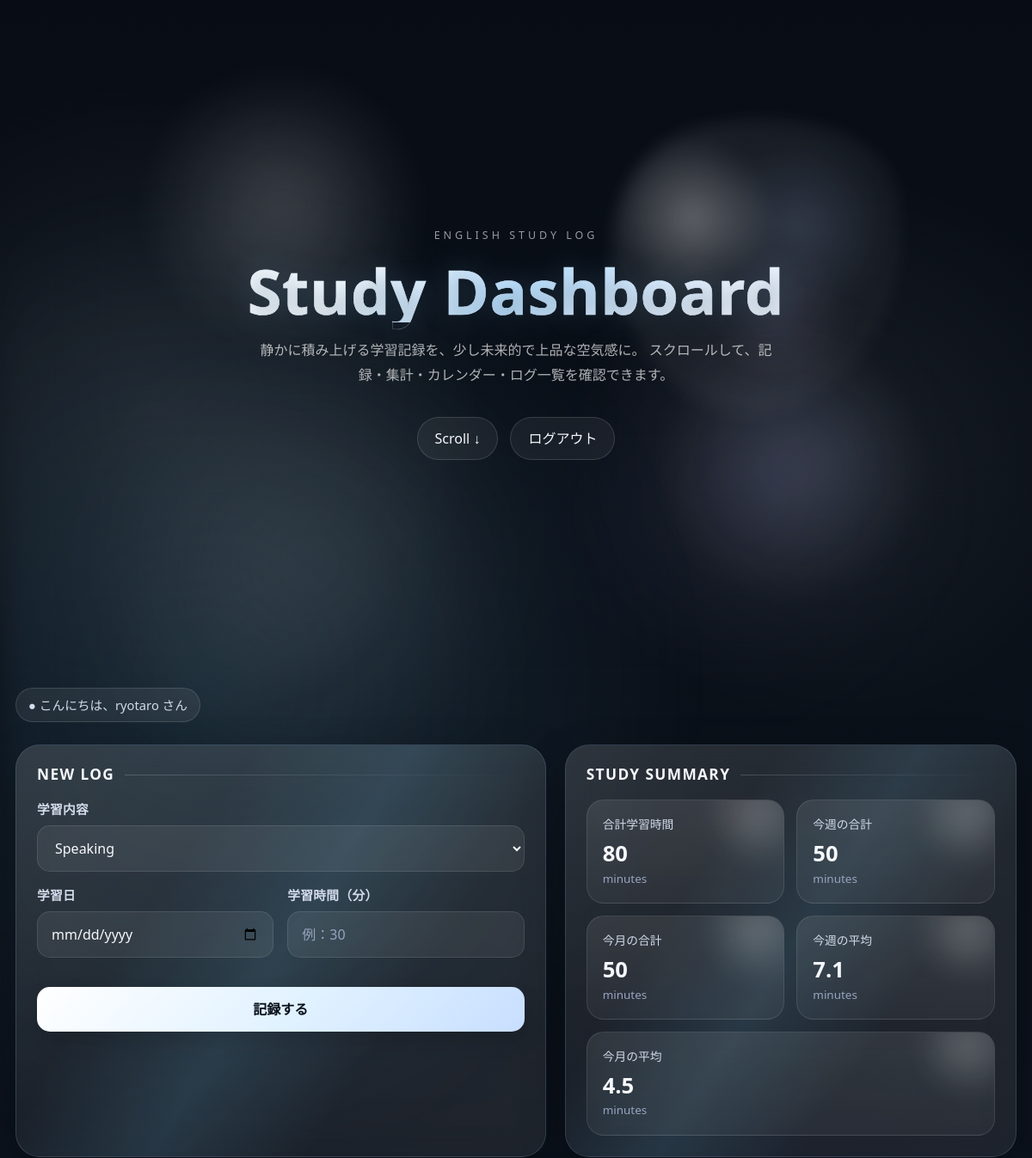
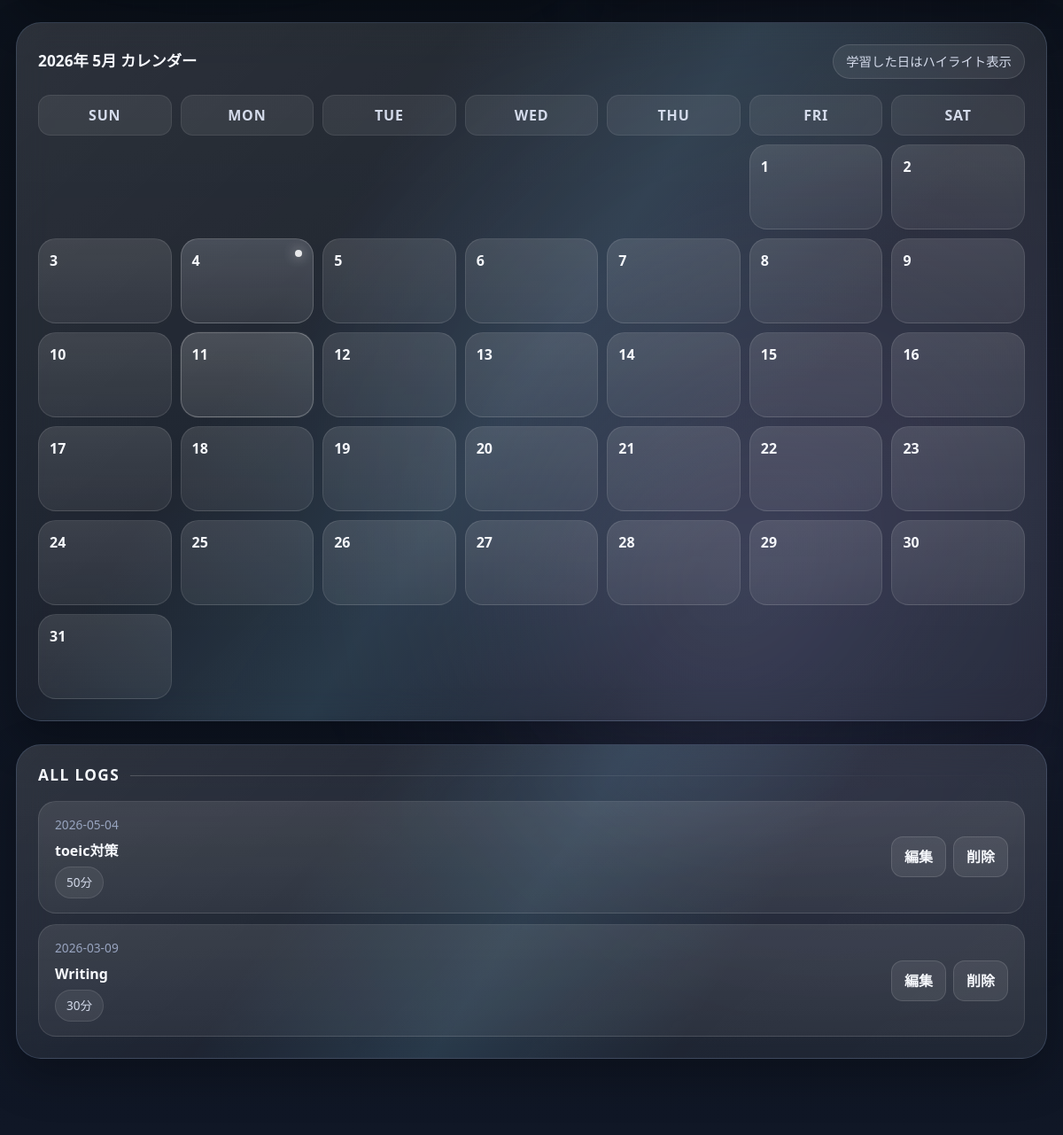
The page / (signed in) on the database its author committed (2 pictures, top to bottom).
### tables this page shows
CREATE TABLE logs (
            id INTEGER PRIMARY KEY AUTOINCREMENT,
            content TEXT NOT NULL,
            time TEXT NOT NULL
        , study_date TEXT, user_id INTEGER);

### app.py (the view, shortened to what this page needs)
@app.route('/', methods=['GET', 'POST'])
def home():
    if "user_id" not in session:
        return redirect(url_for("login"))
    conn = get_db_connection()
    logs = conn.execute(
    "SELECT * FROM logs WHERE user_id = ? ORDER BY study_date DESC",
    (session["user_id"],)
    ).fetchall()
    selected_date = request.args.get("selected_date")
    selected_logs = []
    if selected_date:
            selected_logs = conn.execute(
                "SELECT * FROM logs WHERE study_date = ? AND user_id = ? ORDER BY id DESC",
                (selected_date, session["user_id"])
            ).fetchall()
    today_obj = date.today()
    year = today_obj.year
    month = today_obj.month
    cal = calendar.Calendar(firstweekday=6)
    month_days = cal.monthdayscalendar(year, month)
    study_dates = conn.execute(
    """
    SELECT DISTINCT study_date
    FROM logs
    WHERE user_id = ?
    AND strftime('%Y-%m', study_date) = ?
    """,
    (session["user_id"], f"{year}-{month:02d}")
).fetchall()
    study_dates = [row["study_date"] for row in study_dates]
    total_time = conn.execute(
    "SELECT SUM(time) AS total FROM logs WHERE user_id = ?",
    (session["user_id"],)
).fetchone()["total"] or 0
    weekly_total = conn.execute("""
        SELECT SUM(time) AS total
        FROM logs
        WHERE user_id = ?
        AND study_date >= date('now', 'weekday 1', '-7 days')
        AND study_date < date('now', 'weekday 1')
    """, (session["user_id"],)).fetchone()["total"] or 0
    monthly_total = conn.execute("""
        SELECT SUM(time) AS total
        FROM logs
        WHERE user_id = ?
        AND strftime('%Y-%m', study_date) = strftime('%Y-%m', 'now')
    """, (session["user_id"],)).fetchone()["total"] or 0
    weekly_avg = round(weekly_total / 7, 1)
    monthly_avg = round(monthly_total / date.today().day, 1)
    conn.close()
    return render_template(
    'index.html',
    logs=logs,
    total_time=total_time,
    weekly_total=weekly_total,
    monthly_total=monthly_total,
    weekly_avg=weekly_avg,
    monthly_avg=monthly_avg,
    year=year,
    month=month,
    month_days=month_days,
    study_dates=study_dates,
    today=today_obj.isoformat(),
    selected_date=selected_date,
    selected_logs=selected_logs,
    )

### app.py (called while the page is built)
def get_db_connection():
    conn = sqlite3.connect("database.db")
    conn.row_factory = sqlite3.Row
    return conn

### templates/index.html (shortened to what this page needs)
<!DOCTYPE html>
<html lang="ja">
<head>
    <link href="https://cdn.jsdelivr.net/npm/bootstrap@5.3.8/dist/css/bootstrap.min.css" rel="stylesheet">
</head>
<body>
    <div class="future-grid"></div>
    <section class="hero-screen">
        <div class="hero-orb one"></div>
        <div class="hero-orb two"></div>
        <div class="hero-fluid"></div>
        <div class="hero-content">
            <p class="hero-kicker">ENGLISH STUDY LOG</p>
            <h1 class="hero-title">
            </h1>
            <p class="hero-sub">
                静かに積み上げる学習記録を、少し未来的で上品な空気感に。
                スクロールして、記録・集計・カレンダー・ログ一覧を確認できます。
            </p>
            <div class="hero-actions">
                <a href="#main-content" class="scroll-indicator">Scroll ↓</a>
                <a href="{{ url_for('logout') }}" class="hero-btn">ログアウト</a>
            </div>
        </div>
    </section>
    <div id="main-content" class="page-wrap">
        <section class="section-block">
            <div class="top-info-bar">
                <div class="welcome-chip">● こんにちは、{{ session["username"] }} さん</div>
            </div>
        </section>
        <section class="section-block">
            <div class="dashboard-grid">
                <div class="glass-card">
                    <div class="section-title">
                        <h2>NEW LOG</h2>
                        <div class="section-line"></div>
                    </div>
                    <form method="POST">
                        <div class="form-grid">
                            <div class="form-group full">
                                <label>学習内容</label>
                                <select name="content" class="neo-select" onchange="toggleInput(this.value)">
                                    <option value="Speaking">Speaking</option>
                                </select>
                            </div>
                            <div class="form-group">
                                <label>学習日</label>
                                <input type="date" name="study_date" class="neo-input">
                            </div>
                            <div class="form-group">
                                <label>学習時間（分）</label>
                                <input type="number" name="time" class="neo-input" placeholder="例：30">
                            </div>
                            <div class="form-group full submit-row ">
                                <button type="submit" class="submit-btn">記録する</button>
                            </div>
                        </div>
                    </form>
                </div>
                <div class="glass-card">
                    <div class="section-title">
                        <h2>STUDY SUMMARY</h2>
                        <div class="section-line"></div>
                    </div>
                    <div class="summary-grid">
                        <div class="summary-item">
                            <div class="summary-label">合計学習時間</div>
                            <div class="summary-value">{{ total_time }}</div>
                            <div class="summary-unit">minutes</div>
                        </div>
                        <div class="summary-item">
                            <div class="summary-label">今週の合計</div>
                            <div class="summary-value">{{ weekly_total }}</div>
                            <div class="summary-unit">minutes</div>
                        </div>
                        <div class="summary-item">
                            <div class="summary-label">今月の合計</div>
                            <div class="summary-value">{{ monthly_total }}</div>
                            <div class="summary-unit">minutes</div>
                        </div>
                        <div class="summary-item">
                            <div class="summary-label">今週の平均</div>
                            <div class="summary-value">{{ weekly_avg }}</div>
                            <div class="summary-unit">minutes</div>
                        </div>
                        <div class="summary-item">
                            <div class="summary-label">今月の平均</div>
                            <div class="summary-value">{{ monthly_avg }}</div>
                            <div class="summary-unit">minutes</div>
                        </div>
                    </div>
                </div>
            </div>
        </section>
        <section class="section-block">
            <div class="glass-card">
                <div class="calendar-head">
                    <h2>{{ year }}年 {{ month }}月 カレンダー</h2>
                    <div class="calendar-badge">学習した日はハイライト表示</div>
                </div>
                <div class="calendar-grid">
                    <div class="calendar-week">SUN</div>
                    <div class="calendar-week">MON</div>
                    <div class="calendar-week">TUE</div>
                    <div class="calendar-week">WED</div>
                    <div class="calendar-week">THU</div>
                    <div class="calendar-week">FRI</div>
                    <div class="calendar-week">SAT</div>
                    {% for week in month_days %}
                        {% for day in week %}
                            {% if day == 0 %}
                                <div class="calendar-day empty"></div>
                            {% else %}
                                {% set day_str = "%04d-%02d-%02d"|format(year, month, day) %}
                                <a href="{{ url_for('home', selected_date=day_str) }}" class="calendar-link">
                                    <div class="calendar-day {% if day_str in study_dates %}studied{% endif %} {% if day_str == today %}today{% endif %}">
                                        <span class="day-number">{{ day }}</span>
                                    </div>
                                </a>
                            {% endif %}
                        {% endfor %}
                    {% endfor %}
                </div>
            </div>
        </section>
        <section class="section-block">
            <div class="glass-card">
                <div class="section-title">
                    <h2>ALL LOGS</h2>
                    <div class="section-line"></div>
                </div>
                {% if logs %}
                    <ul class="log-list">
                        {% for log in logs %}
                        <li class="log-card">
                            <div class="log-left">
                                <div class="log-date">{{ log.study_date }}</div>
                                <div class="log-content">{{ log.content }}</div>
                                <div class="log-time">{{ log.time }}分</div>
                            </div>
                            <div class="log-actions">
                                <form action="{{ url_for('edit', log_id=log.id) }}" method="GET" style="display:inline;">
                                    <button type="submit" class="action-btn">編集</button>
                                </form>
                                <form method="POST" action="{{ url_for('delete', log_id=log.id) }}" style="display:inline;">
                                    <button type="submit" class="action-btn">削除</button>
                                </form>
                            </div>
                        </li>
                        {% endfor %}
                    </ul>
                {% else %}
                    <div class="empty-message">まだ学習記録がありません。</div>
                {% endif %}
            </div>
        </section>
    </div>
</body>
</html>

### rows shown on the page
logs: study_date "2026-05-04", content "toeic対策", time "50"
logs: study_date "2026-03-09", content "Writing", time "30"

### other values the page prints
{{ session["username"] }} "ryotaro"
{{ total_time }} "80"
{{ weekly_total }} "50"
{{ monthly_total }} "50"
{{ weekly_avg }} "7.1"
{{ month }} "5"
{{ day }} "1" "2" "3" "4" "5" "6" "7" "8" "9" "10" "11" "12" "13" "14" "15" "16" "17" "18" "19" "20" "21" "22" "23" "24" "25" "26" "27" "28" "29" "30" "31"
